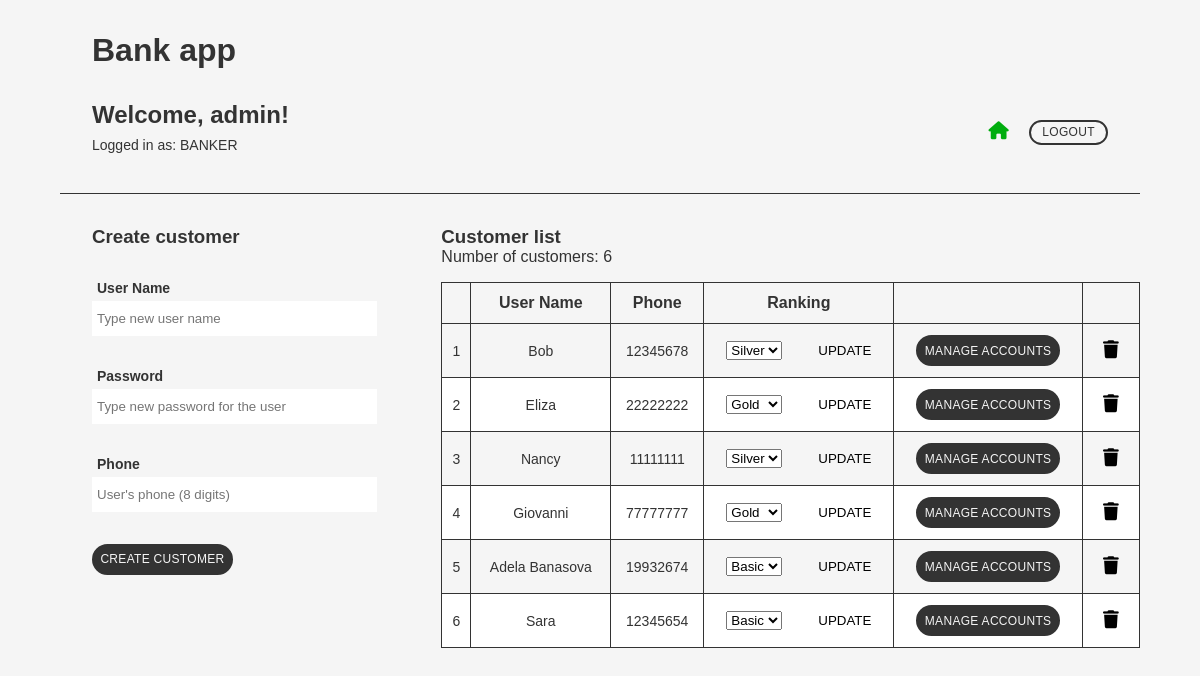
Page /bank/ (signed in) on the committed database.
### bank_app/models.py (models this page shows, shortened)
class Customer(models.Model):
    user = models.ForeignKey(User, on_delete=models.CASCADE)
    phone = models.IntegerField()
    ranking = models.ForeignKey(Ranking, on_delete=models.CASCADE)

### bank_app/views.py (the view)
# urls.py: path('', views.index, name='index'),
def index(request):
    return show_index(request)

### bank_app/views.py (called while the page is built, shortened)
def show_index(request, message='', is_error=False):
    context = {}
    if request.user.is_authenticated:
        rankings = Ranking.objects.all()
        context = {
            'usertype': get_user_type(request.user),
            'rankings': rankings,
            'message': message,
            'is_error': is_error,
        }
        if get_user_type(request.user) == 'BANKER':
            context['customers'] = Customer.objects.all()
            context['customer_count'] = Customer.objects.all().count()
    return render(request, 'bank_app/index.html', context)

### bank_app/views_common.py (called while the page is built)
def get_user_type(u:User) -> str:
    if u and u.is_authenticated:
        try:
            customer = Customer.objects.get(user = u)
            return "CUSTOMER"
        except:
            return "BANKER"
        return "unknown type"

### bank_app/templates/bank_app/index.html (shortened to what this page needs)
{% load static %}
<!DOCTYPE html>
<html lang="en">
	<head>
	<link rel="stylesheet" href="{% static 'css/style.css' %}">
	</head>
	{% if request.user.is_authenticated %}
	<header>
		<h1>Bank app</h1>
		<section>
			<div>
				<h2>Welcome, {{ request.user.username }}!</h2>
				<p>Logged in as: {{ usertype }}</p>
			</div>
			<div>
                <a href="{% url 'bank_app:index' %}" class="home_btn home_btn_selected"><i class="fa-solid fa-house"></i></a>
                <a href="{% url 'bank_app:logout' %}" class="border_btn" id="logout">Logout</a>
            </div>
		</section>
	</header>
		{% if usertype == "BANKER" %}
		<main class="main">
			<section id="create_cust">
				<h3>Create customer</h3>
				<form method="POST">
					<div class="form_item_wrapper">
						<label>User Name</label>
						<input type="text" name="name" placeholder="Type new user name" required>
					</div>
					<div class="form_item_wrapper">
						<label>Password</label>
						<input type="password" name="password" placeholder="Type new password for the user" required>
					</div>
					<div class="form_item_wrapper">
						<label>Phone</label>
						<input type="text" name="phone" pattern="[0-9]{8}" placeholder="User's phone (8 digits)" required>
					</div>
					<button formaction="{% url 'bank_app:create_customer' %}" class="btn">Create customer</button>
				</form>
			</section>
			<section id="cust_list">
				<h3>Customer list</h3>
				<p>Number of customers: {{ customer_count }}</p>
				<table>
					<tr>
						<th></th>
						<th>User Name</th>
						<th>Phone</th>
						<th>Ranking</th>
						<th></th>
					</tr>
				{% for c in customers %}
				{% if forloop.counter|divisibleby:2 %}
					<tr class="white_bg">
				{% else %}
					<tr>
				{% endif %}
						<form method="POST">
								<td>{{ forloop.counter }}</td>
								<td>{{ c.user.username }}</td>
								<td>{{ c.phone }}</td>
								<td>
									<select name="ranking">
										{% for r in rankings %}
											{% if r.rType == c.ranking.rType %}
												<option value="{{ r.rType }}" selected>{{ r.rType }}</option>
											{% else %}
											<option value="{{ r.rType }}">{{ r.rType }}</option>
											{% endif %}
										{% endfor %}
									</select>
									<button formaction="{% url 'bank_app:update_ranking' %}" class="simple_btn">Update</button>
								</td>
								<td><button formaction="{% url 'bank_app:accounts' %}" class="btn">Manage accounts</button></td>
								<td>
									<button formaction="{% url 'bank_app:del_customer' %}" class="icon_btn del_btn">
										<i class="fa-solid fa-trash"></i>
									</button>
								</td>
						</form>
					</tr>
				{% endfor %}
				</table>
			</section>
		</main>
		{% endif%}
	{% endif %}
	</body>
</html>

### bank_app/static/css/style.css (style rules this page uses)
html { background-color: #f5f5f5; font-family: Arial, Helvetica, sans-serif; color: #333333; }
* { margin: 0; padding: 0; box-sizing: border-box; }
.btn { cursor: pointer; padding: .4rem; background: none; border: none; text-transform: uppercase; letter-spacing: .3px; font-size: 12px; background-color: #333333; border: 2px solid #333333; color: #f5f5f5; border-radius: 20px; transition: .3s; }
.border_btn { cursor: pointer; text-decoration: none; text-transform: uppercase; background-color: transparent; border: 2px solid #333333; color: #333333; padding: .2rem .7rem; border-radius: 20px; font-size: 12px; letter-spacing: .3px; transition: .2s; margin: 0; }
.icon_btn { cursor: pointer; background: none; border: none; font-size: 18px; margin: .5rem; transition: .3s; }
.simple_btn { cursor: pointer; border: none; background: none; text-transform: uppercase; }
#cust_list .simple_btn { margin-left: 2rem; }
.home_btn { margin-right: 1rem; font-size: 18px; color: #333333; transition: .3s; }
.home_btn:hover, .home_btn_selected, .green_text { color: #00ad0e; }
header { width: 100%; padding: 2rem; border-bottom: 1px solid #333333; }
header > section { margin: 2rem 0 0 0; display: flex; align-items: center; justify-content: space-between; }
header p { font-size: 14px; padding: .5rem 0; }
.main { display: grid; grid-template-columns: .5fr 1fr; column-gap: 2rem; }
.main > section { margin: 2rem 0; }
.main > section:first-child h3 { margin-left: 2rem; }
.form_item_wrapper { display: flex; flex-direction: column; margin: 2rem 2rem; }
.form_item_wrapper > label { font-weight: bold; margin-bottom: 5px; margin-left: 5px; font-size: 14px; }
input { background-color: transparent; border: none; background-color: #ffffff; padding: 10px 5px; }
.main > section:first-child .btn { margin-left: 2rem; }
.main > section:nth-child(2) { width: 100%; margin: 2rem 0 0 auto; }
table, td, th { border: 1px solid #333333; border-collapse: collapse; }
table { margin-top: 1rem; width: 100%; }
th { padding: .7rem .5rem; }
td { padding: .5rem; font-size: 14px; text-align: center; }
.white_bg { background: #ffffff; }

### rows in the picture
Customer: user.username "Bob", phone "12345678"
Customer: user.username "Eliza", phone "22222222"
Customer: user.username "Nancy", phone "11111111"
Customer: user.username "Giovanni", phone "77777777"
Customer: user.username "Adela Banasova", phone "19932674"
Customer: user.username "Sara", phone "12345654"

### other values in the picture
{{ request.user.username }} "admin"
{{ usertype }} "BANKER"
{{ customer_count }} "6"
form field ranking "Silver"
form field ranking "Gold"
form field ranking "Basic"
